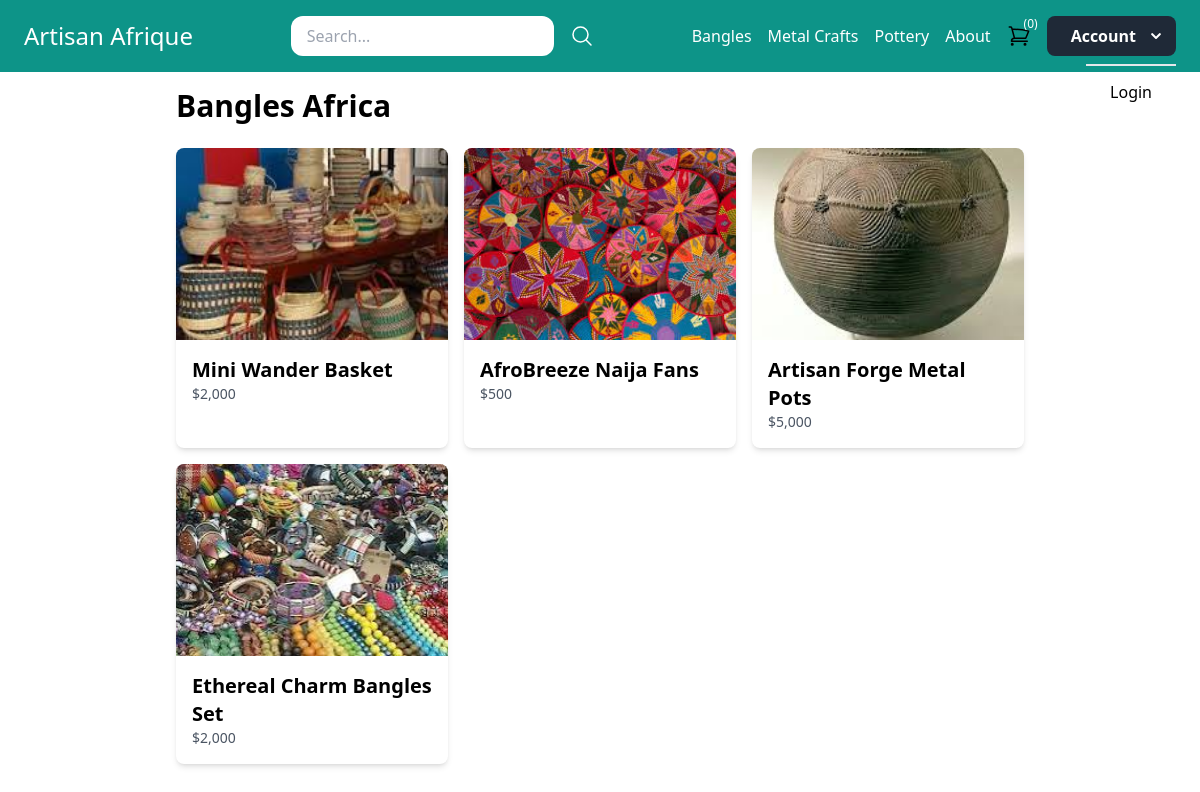
Screenshot of /vendor/Bangles Africa/ with the database file from the repository.
### core/models.py (models this page shows, shortened)
class Category(models.Model):
    title = models.CharField(max_length=50)
    slug = models.SlugField(max_length=50)
    class Meta:
        verbose_name_plural = 'Categories'

class UserProfile(models.Model):
    user = models.OneToOneField(User, on_delete=models.CASCADE)
    fullname = models.CharField(max_length=100)
    email = models.EmailField()
    phone = models.CharField(max_length=20)
    address = models.CharField(max_length=200)
    username = models.CharField(max_length=50, unique=True)
    password = models.CharField(max_length=100)
    profile_picture = models.ImageField(upload_to='media/', null=True, blank=True)
    is_vendor = models.BooleanField(default=False)
    is_customer = models.BooleanField(default=False)
    cart_data = models.TextField(default='{}')  # Field to store serialized cart data

class Product(models.Model):
    DRAFT = 'draft'
    WAITING_APPROVAL = 'waitingapproval'
    ACTIVE = 'active'
    DELETED = 'deleted'
    STATUS_CHOICES = (
        (DRAFT, 'Draft'),
        (WAITING_APPROVAL, 'Waiting approval'),
        (ACTIVE, 'Active'),
        (DELETED, 'Deleted'),
    )
    user = models.ForeignKey(User, related_name='products', on_delete=models.CASCADE)
    category = models.ForeignKey(Category, related_name='products', on_delete=models.CASCADE)
    title = models.CharField(max_length=50)
    slug = models.SlugField(max_length=50)
    description = models.TextField(blank=True)
    price = models.IntegerField()
    image = models.ImageField(upload_to='uploads/product_images', blank=True, null=True)
    thumbnail = models.ImageField(upload_to='uploads/product_images/thumbnail', blank=True, null=True)
    created_at = models.DateTimeField(auto_now_add=True)
    updated_at = models.DateTimeField(auto_now=True)
    status = models.CharField(max_length=50, choices=STATUS_CHOICES, default=ACTIVE)
    class Meta:
        ordering = ('-created_at',)
    def get_display_price(self):
        price_str = str(self.price)[::-1]
        formatted_price = ",".join([price_str[i:i+3] for i in range(0, len(price_str), 3)])
        return formatted_price[::-1]

### core/views.py (the view)
# urls.py: path('vendor/<str:username>/', views.vendor_detail, name='vendor_detail'),
def vendor_detail(request, username):
    user_profile = get_object_or_404(UserProfile, username=username)
    products = Product.objects.filter(user=user_profile.user, status=Product.ACTIVE)
    return render(request, 'core/vendor_detail.html', {
        'user_profile': user_profile,
        'products': products,
    })

### core/cart.py (called while the page is built)
    def __len__(self):
        return sum(item['quantity'] for item in self.cart.values())

### core/context_processors.py (called while the page is built)
def cart(request):
    return {'cart': Cart(request)}

### core/templatetags/menu.py (called while the page is built)
@register.inclusion_tag('core/menu.html')
def menu():
    categories = Category.objects.all()[:3]
    return {'categories': categories}

### core/templates/core/vendor_detail.html (shortened to what this page needs)
{% extends 'core/base.html' %}
{% block content %}
<h1 class="text-3xl font-semibold mb-6">{{ user_profile.username }}</h1>
<div class="grid grid-cols-1 sm:grid-cols-2 md:grid-cols-3 gap-4">
    {% for product in products %}
    <div class="bg-white overflow-hidden shadow-md rounded-lg">
        <a href="{% url 'product_detail' product.category.slug product.slug %}">
            {% if product.image %}
            <div class="aspect-w-16 aspect-h-9">
                <img class="object-cover w-full h-48" src="{{ product.image.url }}" alt="Image of {{ product.title }}">
            </div>
            {% endif %}
            <div class="p-4">
                <h2 class="text-xl font-semibold">{{ product.title }}</h2>
                <p class="text-sm text-gray-600">${{ product.get_display_price }}</p>
            </div>
        </a>
    </div>
    {% endfor %}
</div>
{% endblock %}

### core/templates/core/menu.html
{% for category in categories %}
    <a href="{% url 'category_detail' category.slug %}" class="text-white">{{ category.title }}</a>
{% endfor %}
<a href="{% url 'about' %}" class="text-white">About</a>

### rows the page displays
Category: title "Bangles"
Category: title "Metal Crafts"
Category: title "Pottery"
UserProfile: username "Bangles Africa"
Product: image (picture), title "Mini Wander Basket", get_display_price "2,000"
Product: image (picture), title "AfroBreeze Naija Fans", get_display_price "500"
Product: image (picture), title "Artisan Forge Metal Pots", get_display_price "5,000"
Product: image (picture), title "Ethereal Charm Bangles Set", get_display_price "2,000"

### other values shown
{{ cart|length }} "0"
